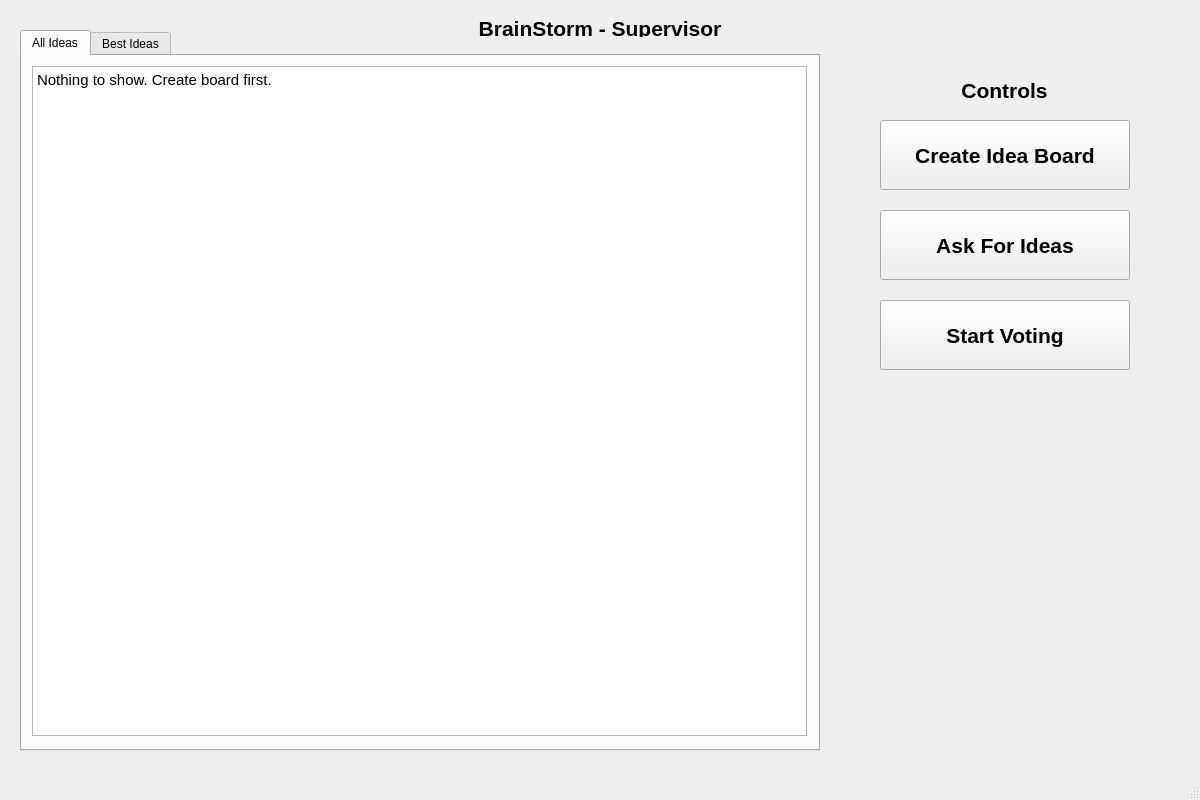
<?xml version="1.0" encoding="UTF-8"?>
<ui version="4.0">
 <class>MainWindow</class>
 <widget class="QMainWindow" name="MainWindow">
  <property name="geometry">
   <rect>
    <x>0</x>
    <y>0</y>
    <width>1200</width>
    <height>800</height>
   </rect>
  </property>
  <property name="minimumSize">
   <size>
    <width>1200</width>
    <height>800</height>
   </size>
  </property>
  <property name="maximumSize">
   <size>
    <width>1200</width>
    <height>800</height>
   </size>
  </property>
  <property name="windowTitle">
   <string>BrainStorm - Supervisor</string>
  </property>
  <property name="windowIcon">
   <iconset theme="QIcon::ThemeIcon::DocumentProperties"/>
  </property>
  <widget class="QWidget" name="centralwidget">
   <widget class="QPushButton" name="btn_CreateBoard">
    <property name="geometry">
     <rect>
      <x>880</x>
      <y>120</y>
      <width>250</width>
      <height>70</height>
     </rect>
    </property>
    <property name="font">
     <font>
      <pointsize>16</pointsize>
      <bold>true</bold>
      <underline>false</underline>
     </font>
    </property>
    <property name="layoutDirection">
     <enum>Qt::LayoutDirection::LeftToRight</enum>
    </property>
    <property name="autoFillBackground">
     <bool>false</bool>
    </property>
    <property name="text">
     <string>Create Idea Board</string>
    </property>
    <property name="icon">
     <iconset theme="QIcon::ThemeIcon::WindowNew"/>
    </property>
    <property name="iconSize">
     <size>
      <width>40</width>
      <height>40</height>
     </size>
    </property>
    <property name="checkable">
     <bool>false</bool>
    </property>
    <property name="checked">
     <bool>false</bool>
    </property>
    <property name="autoRepeat">
     <bool>false</bool>
    </property>
    <property name="autoExclusive">
     <bool>false</bool>
    </property>
    <property name="autoRepeatDelay">
     <number>300</number>
    </property>
    <property name="autoRepeatInterval">
     <number>100</number>
    </property>
   </widget>
   <widget class="QPushButton" name="btn_AskIdeas">
    <property name="geometry">
     <rect>
      <x>880</x>
      <y>210</y>
      <width>250</width>
      <height>70</height>
     </rect>
    </property>
    <property name="font">
     <font>
      <pointsize>16</pointsize>
      <bold>true</bold>
     </font>
    </property>
    <property name="text">
     <string>Ask For Ideas</string>
    </property>
    <property name="icon">
     <iconset theme="QIcon::ThemeIcon::MailMarkUnread"/>
    </property>
    <property name="iconSize">
     <size>
      <width>40</width>
      <height>40</height>
     </size>
    </property>
   </widget>
   <widget class="QPushButton" name="btn_StartVoting">
    <property name="geometry">
     <rect>
      <x>880</x>
      <y>300</y>
      <width>250</width>
      <height>70</height>
     </rect>
    </property>
    <property name="font">
     <font>
      <pointsize>16</pointsize>
      <bold>true</bold>
     </font>
    </property>
    <property name="text">
     <string>Start Voting</string>
    </property>
    <property name="icon">
     <iconset theme="QIcon::ThemeIcon::UserAvailable"/>
    </property>
    <property name="iconSize">
     <size>
      <width>40</width>
      <height>40</height>
     </size>
    </property>
   </widget>
   <widget class="QTabWidget" name="tabWidget">
    <property name="geometry">
     <rect>
      <x>20</x>
      <y>30</y>
      <width>800</width>
      <height>721</height>
     </rect>
    </property>
    <property name="currentIndex">
     <number>0</number>
    </property>
    <widget class="QWidget" name="tab_AllIdeas">
     <attribute name="title">
      <string>All Ideas</string>
     </attribute>
     <widget class="QTextBrowser" name="textBrowser_AllIdeas">
      <property name="geometry">
       <rect>
        <x>10</x>
        <y>10</y>
        <width>775</width>
        <height>670</height>
       </rect>
      </property>
      <property name="html">
       <string>&lt;!DOCTYPE HTML PUBLIC &quot;-//W3C//DTD HTML 4.0//EN&quot; &quot;http://www.w3.org/TR/REC-html40/strict.dtd&quot;&gt;
&lt;html&gt;&lt;head&gt;&lt;meta name=&quot;qrichtext&quot; content=&quot;1&quot; /&gt;&lt;meta charset=&quot;utf-8&quot; /&gt;&lt;style type=&quot;text/css&quot;&gt;
p, li { white-space: pre-wrap; }
hr { height: 1px; border-width: 0; }
li.unchecked::marker { content: &quot;\2610&quot;; }
li.checked::marker { content: &quot;\2612&quot;; }
&lt;/style&gt;&lt;/head&gt;&lt;body style=&quot; font-family:'Ubuntu'; font-size:11pt; font-weight:400; font-style:normal;&quot;&gt;
&lt;p style=&quot; margin-top:0px; margin-bottom:0px; margin-left:0px; margin-right:0px; -qt-block-indent:0; text-indent:0px;&quot;&gt;Nothing to show. Create board first.&lt;/p&gt;
&lt;p style=&quot;-qt-paragraph-type:empty; margin-top:0px; margin-bottom:0px; margin-left:0px; margin-right:0px; -qt-block-indent:0; text-indent:0px;&quot;&gt;&lt;br /&gt;&lt;/p&gt;&lt;/body&gt;&lt;/html&gt;</string>
      </property>
      <property name="placeholderText">
       <string>Nothing to show. Generate Ideas first.</string>
      </property>
     </widget>
    </widget>
    <widget class="QWidget" name="tab_BestIdeas">
     <attribute name="title">
      <string>Best Ideas</string>
     </attribute>
     <widget class="QTextBrowser" name="textBrowser_BestIdeas">
      <property name="geometry">
       <rect>
        <x>10</x>
        <y>10</y>
        <width>775</width>
        <height>670</height>
       </rect>
      </property>
      <property name="html">
       <string>&lt;!DOCTYPE HTML PUBLIC &quot;-//W3C//DTD HTML 4.0//EN&quot; &quot;http://www.w3.org/TR/REC-html40/strict.dtd&quot;&gt;
&lt;html&gt;&lt;head&gt;&lt;meta name=&quot;qrichtext&quot; content=&quot;1&quot; /&gt;&lt;meta charset=&quot;utf-8&quot; /&gt;&lt;style type=&quot;text/css&quot;&gt;
p, li { white-space: pre-wrap; }
hr { height: 1px; border-width: 0; }
li.unchecked::marker { content: &quot;\2610&quot;; }
li.checked::marker { content: &quot;\2612&quot;; }
&lt;/style&gt;&lt;/head&gt;&lt;body style=&quot; font-family:'Ubuntu'; font-size:11pt; font-weight:400; font-style:normal;&quot;&gt;
&lt;p style=&quot; margin-top:0px; margin-bottom:0px; margin-left:0px; margin-right:0px; -qt-block-indent:0; text-indent:0px;&quot;&gt;Nothing to show. Create board first.&lt;/p&gt;&lt;/body&gt;&lt;/html&gt;</string>
      </property>
      <property name="placeholderText">
       <string>Nothing to show. Generate and vote for Ideas first.</string>
      </property>
     </widget>
    </widget>
   </widget>
   <widget class="QLabel" name="label_Title">
    <property name="geometry">
     <rect>
      <x>470</x>
      <y>20</y>
      <width>260</width>
      <height>17</height>
     </rect>
    </property>
    <property name="font">
     <font>
      <pointsize>16</pointsize>
      <bold>true</bold>
     </font>
    </property>
    <property name="text">
     <string>BrainStorm - Supervisor</string>
    </property>
    <property name="alignment">
     <set>Qt::AlignmentFlag::AlignCenter</set>
    </property>
   </widget>
   <widget class="QLabel" name="label_Controls">
    <property name="geometry">
     <rect>
      <x>889</x>
      <y>80</y>
      <width>231</width>
      <height>20</height>
     </rect>
    </property>
    <property name="font">
     <font>
      <pointsize>16</pointsize>
      <bold>true</bold>
     </font>
    </property>
    <property name="text">
     <string>Controls</string>
    </property>
    <property name="alignment">
     <set>Qt::AlignmentFlag::AlignCenter</set>
    </property>
   </widget>
  </widget>
  <widget class="QMenuBar" name="menubar">
   <property name="geometry">
    <rect>
     <x>0</x>
     <y>0</y>
     <width>1200</width>
     <height>22</height>
    </rect>
   </property>
  </widget>
  <widget class="QStatusBar" name="statusbar"/>
 </widget>
 <resources/>
 <connections/>
</ui>
